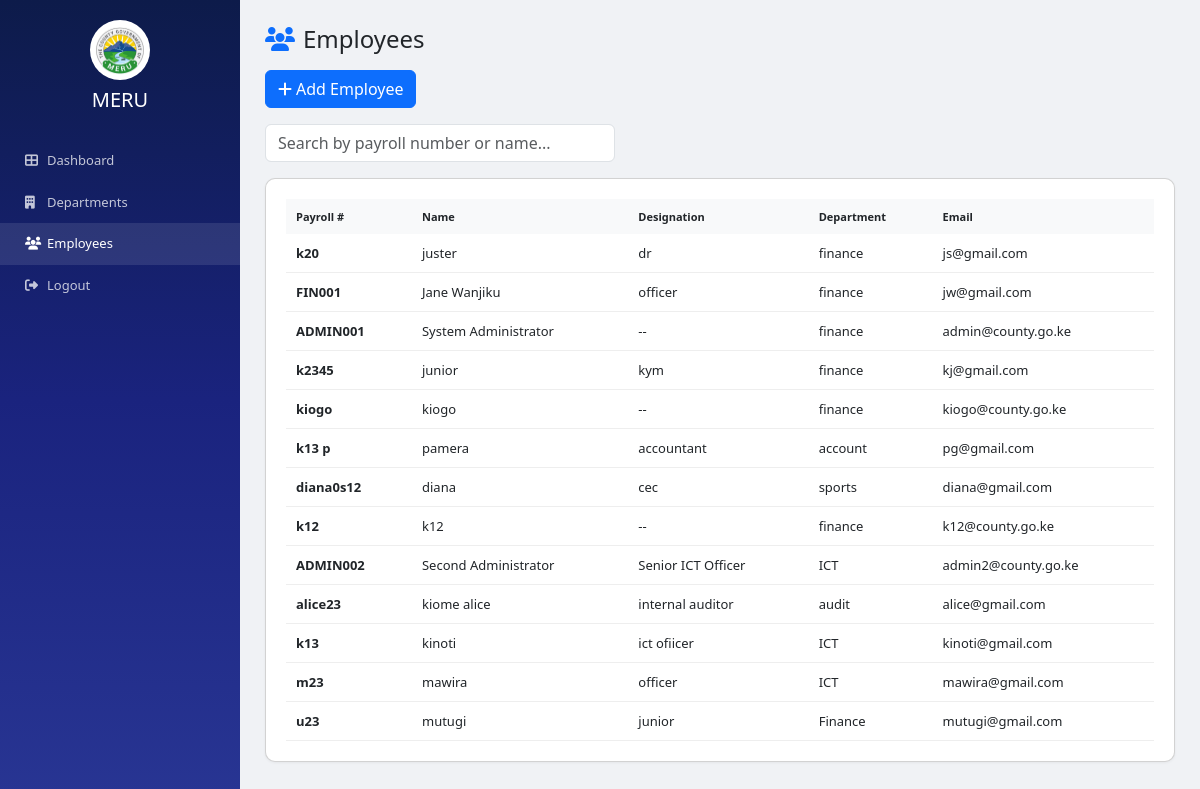
Page /employees/ (signed in) on the committed database.
### apps/accounts/models.py (models this page shows, shortened)
class Employee(models.Model):
    payroll = models.CharField(max_length=20, unique=True)
    name = models.CharField(max_length=100)
    designation = models.CharField(max_length=100, blank=True, null=True)
    department = models.ForeignKey(Department, on_delete=models.CASCADE)
    email = models.EmailField(unique=True)
    phone = models.CharField(max_length=20, blank=True, null=True)
    active = models.BooleanField(default=True)
    created_at = models.DateTimeField(auto_now_add=True)
    class Meta: db_table = 'employees'

class Department(models.Model):
    code = models.CharField(max_length=10, unique=True)
    name = models.CharField(max_length=100)
    active = models.BooleanField(default=True)
    created_at = models.DateTimeField(auto_now_add=True)
    class Meta: db_table = 'departments'; verbose_name_plural = 'Departments'

### crfts/urls.py (the view)
# urls.py: path('employees/', employee_list, name='employees'),
@login_required(login_url='/login/')
def employee_list(request):
    if not is_admin_user(request.user): return redirect('/')
    q = request.GET.get('q', '').strip()
    emps = Employee.objects.filter(active=True).select_related('department')
    if q: emps = emps.filter(Q(payroll__icontains=q) | Q(name__icontains=q) | Q(email__icontains=q))
    return render(request, 'departments/employee_list.html', {'employees': emps, 'q': q, 'user': request.user, 'notif_count': get_notif_count(request.user)})

### crfts/urls.py (called while the page is built)
def get_notif_count(user):
    return Notification.objects.filter(user=user, is_read=False).count()

def is_admin_user(user):
    if not user.is_authenticated: return False
    if user.is_superuser: return True
    if hasattr(user, 'role') and user.role and user.role.code == 'ADMIN': return True
    return False

### templates/departments/employee_list.html (shortened to what this page needs)
﻿<!DOCTYPE html><html lang='en'><head><meta charset='UTF-8'><meta name='viewport' content='width=device-width,initial-scale=1'><title>Employees - MERU</title>
<link href='https://cdn.jsdelivr.net/npm/bootstrap@5.3.0/dist/css/bootstrap.min.css' rel='stylesheet'>
<link href='https://cdnjs.cloudflare.com/ajax/libs/font-awesome/6.4.0/css/all.min.css' rel='stylesheet'>
</head>
<body><aside class='sidebar'><div class='logo'><img src='/static/images/logo.png' alt='County Logo' style='width:60px;height:60px;border-radius:50%;margin-bottom:8px;background:white;padding:5px' onerror="this.style.display='none'"><h5>MERU</h5></div><nav>
<a href='/'><i class='fas fa-th-large'></i> <span>Dashboard</span></a>
<a href='/departments/'><i class='fas fa-building'></i> <span>Departments</span></a>
<a href='/employees/' class='active'><i class='fas fa-users'></i> <span>Employees</span></a>
<a href='/logout/'><i class='fas fa-sign-out-alt'></i> <span>Logout</span></a></nav></aside>
<main class='main'><h4 class='mb-3'><i class='fas fa-users text-primary me-2'></i>Employees</h4>
<a href='/employees/add/' class='btn btn-primary mb-3'><i class='fas fa-plus me-1'></i>Add Employee</a>
<form class='mb-3'><input name='q' value='{{ q }}' class='form-control' placeholder='Search by payroll number or name...' style='max-width:350px'></form>
<div class='card'><table><thead><tr><th>Payroll #</th><th>Name</th><th>Designation</th><th>Department</th><th>Email</th></tr></thead><tbody>
{% for e in employees %}<tr><td><strong>{{ e.payroll }}</strong></td><td>{{ e.name }}</td><td>{{ e.designation|default:'--' }}</td><td>{{ e.department.name }}</td><td>{{ e.email }}</td></tr>
{% empty %}<tr><td colspan='5' class='text-center py-3'>No employees found</td></tr>{% endfor %}</tbody></table></div></main></body></html>

### templates/departments/employee_list.html (style rules this page uses)
:root { --primary:#1a237e;--sidebar:240px }
* { margin:0;padding:0 }
body { font-family:'Segoe UI',Arial,sans-serif;background:#f0f2f5;display:flex }
.sidebar { width:var(--sidebar);background:linear-gradient(180deg,#0d1b4a,#1a237e,#283593);color:#fff;position:fixed;left:0;top:0;bottom:0 }
.sidebar .logo { padding:20px;text-align:center }
.sidebar nav a { display:flex;align-items:center;color:rgba(255,255,255,.75);padding:11px 25px;text-decoration:none;font-size:13px }
.sidebar nav a:hover,.sidebar nav a.active { color:#fff;background:rgba(255,255,255,.1) }
.sidebar nav a i { width:22px }
.main { margin-left:var(--sidebar);flex:1;padding:25px }
.card { background:#fff;border-radius:10px;padding:20px;box-shadow:0 1px 3px rgba(0,0,0,.05) }
table { width:100% }
th { background:#f8f9fa;padding:10px;font-size:11px }
td { padding:10px;font-size:13px;border-bottom:1px solid #eee }

### rows in the picture
Employee: payroll "k20", name "juster", designation "dr", department.name "finance", email "js@gmail.com"
Employee: payroll "FIN001", name "Jane Wanjiku", designation "officer", department.name "finance", email "jw@gmail.com"
Employee: payroll "ADMIN001", name "System Administrator", designation "--", department.name "finance", email "admin@county.go.ke"
Employee: payroll "k2345", name "junior", designation "kym", department.name "finance", email "kj@gmail.com"
Employee: payroll "kiogo", name "kiogo", designation "--", department.name "finance", email "kiogo@county.go.ke"
Employee: payroll "k13 p", name "pamera", designation "accountant", department.name "account", email "pg@gmail.com"
Employee: payroll "diana0s12", name "diana", designation "cec", department.name "sports", email "diana@gmail.com"
Employee: payroll "k12", name "k12", designation "--", department.name "finance", email "k12@county.go.ke"
Employee: payroll "ADMIN002", name "Second Administrator", designation "Senior ICT Officer", department.name "ICT", email "admin2@county.go.ke"
Employee: payroll "alice23", name "kiome alice", designation "internal auditor", department.name "audit", email "alice@gmail.com"
Employee: payroll "k13", name "kinoti", designation "ict ofiicer", department.name "ICT", email "kinoti@gmail.com"
Employee: payroll "m23", name "mawira", designation "officer", department.name "ICT", email "mawira@gmail.com"
Employee: payroll "u23", name "mutugi", designation "junior", department.name "Finance", email "mutugi@gmail.com"
